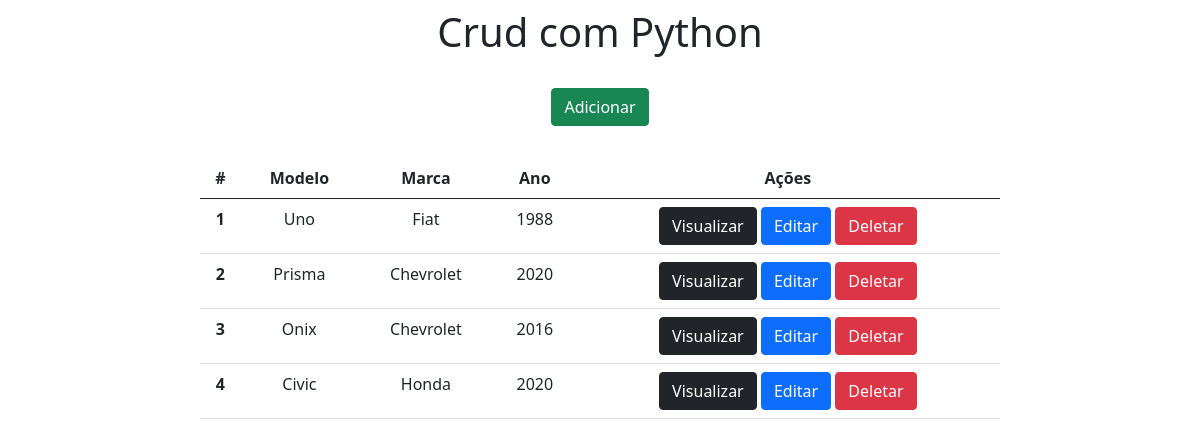
Before: / with the older database file.
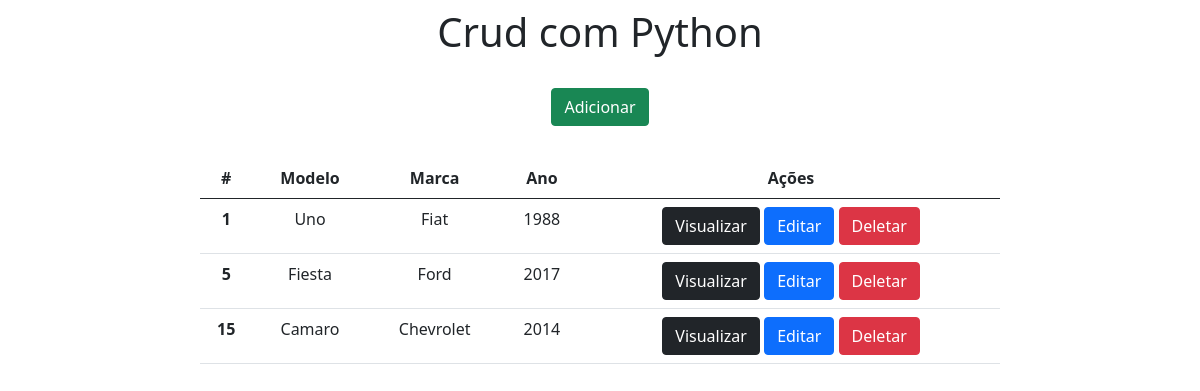
After: the same page with the newer database file.
### app/models.py (models this page shows)
class Carros(models.Model):
    modelo = models.CharField(max_length=150);
    marca = models.CharField(max_length=100);
    ano = models.IntegerField();

### app/views.py (the view)
# urls.py: 2. Add a URL to urlpatterns:  path('', views.home, name='home')
def home(request):
    data = {};
    data['db'] = Carros.objects.all();
    return render(request, 'index.html', data);

### app/templates/index.html (shortened to what this page needs)
<!DOCTYPE html>
<html lang="pt-br">
<head>
    <link href="https://cdn.jsdelivr.net/npm/bootstrap@5.0.2/dist/css/bootstrap.min.css" rel="stylesheet">
</head>
<body>
    <div class="col-8 m-auto pt-2 pb-2 text-center">
        <h1>Crud com Python</h1>
    </div>
    <div class="col-8 m-auto pt-3 pb-2 text-center">
        <a href="/form" class="btn btn-success">Adicionar</a>
    </div>
    <div class="col-8 m-auto pt-4 pb-2 text-center">
    <table class="table">
      <thead class="thead-dark">
        <tr>
          <th scope="col">#</th>
          <th scope="col">Modelo</th>
          <th scope="col">Marca</th>
          <th scope="col">Ano</th>
          <th scope="col">Ações</th>
        </tr>
      </thead>
      <tbody>
      {%for dbs in db %}
      <tr>
          <th>{{dbs.id}}</th>
          <td>{{dbs.modelo}}</td>
          <td>{{dbs.marca}}</td>
          <td>{{dbs.ano}}</td>
          <td>
              <a href="/view/{{dbs.id}}" class="btn btn-dark">Visualizar</a>
              <a href="/edit/{{dbs.id}}" class="btn btn-primary">Editar</a>
              <a href="/delete/{{dbs.id}}" class="btn btn-danger btnDel">Deletar</a>
          </td>
        </tr>
      {% endfor %}
      </tbody>
    </table>
    </div>
{% load static %}
</body>
</html>

Changed rows visible on the page:
removed Carros: id "2", modelo "Prisma", marca "Chevrolet", ano "2020"
removed Carros: id "3", modelo "Onix", marca "Chevrolet", ano "2016"
removed Carros: id "4", modelo "Civic", marca "Honda", ano "2020"
added Carros: id "5", modelo "Fiesta", marca "Ford", ano "2017"
added Carros: id "15", modelo "Camaro", marca "Chevrolet", ano "2014"
